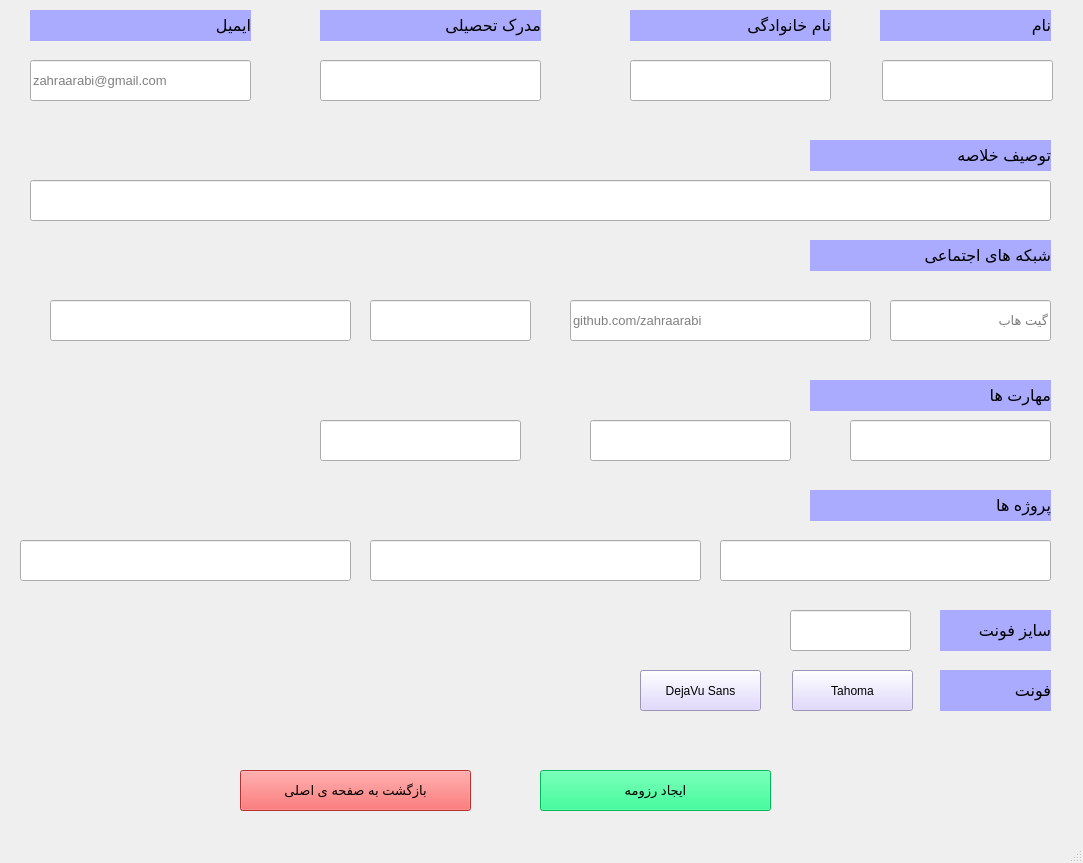
<?xml version="1.0" encoding="UTF-8"?>
<ui version="4.0">
 <class>MainWindow</class>
 <widget class="QMainWindow" name="MainWindow">
  <property name="geometry">
   <rect>
    <x>0</x>
    <y>0</y>
    <width>1083</width>
    <height>863</height>
   </rect>
  </property>
  <property name="font">
   <font>
    <family>Tahoma</family>
   </font>
  </property>
  <property name="windowTitle">
   <string>MainWindow</string>
  </property>
  <property name="styleSheet">
   <string notr="true">QHBoxLayout{
border-radius: 10px;
}</string>
  </property>
  <widget class="QWidget" name="centralwidget">
   <widget class="QLabel" name="label_4">
    <property name="geometry">
     <rect>
      <x>880</x>
      <y>10</y>
      <width>171</width>
      <height>31</height>
     </rect>
    </property>
    <property name="font">
     <font>
      <family>Tahoma</family>
      <pointsize>12</pointsize>
     </font>
    </property>
    <property name="styleSheet">
     <string notr="true">background-color: rgb(170, 170, 255);
border-color: rgb(0, 0, 0);</string>
    </property>
    <property name="text">
     <string>نام</string>
    </property>
   </widget>
   <widget class="QLabel" name="label_5">
    <property name="geometry">
     <rect>
      <x>630</x>
      <y>10</y>
      <width>201</width>
      <height>31</height>
     </rect>
    </property>
    <property name="font">
     <font>
      <family>Tahoma</family>
      <pointsize>12</pointsize>
     </font>
    </property>
    <property name="styleSheet">
     <string notr="true">background-color: rgb(170, 170, 255);
border-color: rgb(0, 0, 0);</string>
    </property>
    <property name="text">
     <string>نام خانوادگی</string>
    </property>
   </widget>
   <widget class="QLabel" name="label_6">
    <property name="geometry">
     <rect>
      <x>320</x>
      <y>10</y>
      <width>221</width>
      <height>31</height>
     </rect>
    </property>
    <property name="font">
     <font>
      <family>Tahoma</family>
      <pointsize>12</pointsize>
     </font>
    </property>
    <property name="styleSheet">
     <string notr="true">background-color: rgb(170, 170, 255);
border-color: rgb(0, 0, 0);</string>
    </property>
    <property name="text">
     <string>مدرک تحصیلی</string>
    </property>
   </widget>
   <widget class="QLabel" name="label_7">
    <property name="geometry">
     <rect>
      <x>30</x>
      <y>10</y>
      <width>221</width>
      <height>31</height>
     </rect>
    </property>
    <property name="font">
     <font>
      <family>Tahoma</family>
      <pointsize>12</pointsize>
     </font>
    </property>
    <property name="styleSheet">
     <string notr="true">background-color: rgb(170, 170, 255);
border-color: rgb(0, 0, 0);</string>
    </property>
    <property name="text">
     <string>ایمیل</string>
    </property>
   </widget>
   <widget class="QLabel" name="label_8">
    <property name="geometry">
     <rect>
      <x>810</x>
      <y>140</y>
      <width>241</width>
      <height>31</height>
     </rect>
    </property>
    <property name="font">
     <font>
      <family>Tahoma</family>
      <pointsize>12</pointsize>
     </font>
    </property>
    <property name="styleSheet">
     <string notr="true">background-color: rgb(170, 170, 255);
border-color: rgb(0, 0, 0);</string>
    </property>
    <property name="text">
     <string>توصیف خلاصه</string>
    </property>
   </widget>
   <widget class="QLabel" name="label_10">
    <property name="geometry">
     <rect>
      <x>810</x>
      <y>240</y>
      <width>241</width>
      <height>31</height>
     </rect>
    </property>
    <property name="font">
     <font>
      <family>Tahoma</family>
      <pointsize>12</pointsize>
     </font>
    </property>
    <property name="styleSheet">
     <string notr="true">background-color: rgb(170, 170, 255);
border-color: rgb(0, 0, 0);</string>
    </property>
    <property name="text">
     <string>شبکه های اجتماعی</string>
    </property>
   </widget>
   <widget class="QLabel" name="label_11">
    <property name="geometry">
     <rect>
      <x>810</x>
      <y>380</y>
      <width>241</width>
      <height>31</height>
     </rect>
    </property>
    <property name="font">
     <font>
      <family>Tahoma</family>
      <pointsize>12</pointsize>
     </font>
    </property>
    <property name="styleSheet">
     <string notr="true">background-color: rgb(170, 170, 255);
border-color: rgb(0, 0, 0);</string>
    </property>
    <property name="text">
     <string>مهارت ها</string>
    </property>
   </widget>
   <widget class="QLabel" name="label_12">
    <property name="geometry">
     <rect>
      <x>810</x>
      <y>490</y>
      <width>241</width>
      <height>31</height>
     </rect>
    </property>
    <property name="font">
     <font>
      <family>Tahoma</family>
      <pointsize>12</pointsize>
     </font>
    </property>
    <property name="styleSheet">
     <string notr="true">background-color: rgb(170, 170, 255);
border-color: rgb(0, 0, 0);</string>
    </property>
    <property name="text">
     <string>پروژه ها</string>
    </property>
   </widget>
   <widget class="QLineEdit" name="Name">
    <property name="geometry">
     <rect>
      <x>882</x>
      <y>60</y>
      <width>171</width>
      <height>41</height>
     </rect>
    </property>
    <property name="font">
     <font>
      <family>Tahoma</family>
      <pointsize>10</pointsize>
     </font>
    </property>
   </widget>
   <widget class="QLineEdit" name="Family">
    <property name="geometry">
     <rect>
      <x>630</x>
      <y>60</y>
      <width>201</width>
      <height>41</height>
     </rect>
    </property>
    <property name="font">
     <font>
      <family>Tahoma</family>
      <pointsize>10</pointsize>
     </font>
    </property>
   </widget>
   <widget class="QLineEdit" name="Degree">
    <property name="geometry">
     <rect>
      <x>320</x>
      <y>60</y>
      <width>221</width>
      <height>41</height>
     </rect>
    </property>
    <property name="font">
     <font>
      <family>Tahoma</family>
      <pointsize>10</pointsize>
     </font>
    </property>
   </widget>
   <widget class="QLineEdit" name="Email">
    <property name="geometry">
     <rect>
      <x>30</x>
      <y>60</y>
      <width>221</width>
      <height>41</height>
     </rect>
    </property>
    <property name="font">
     <font>
      <family>Tahoma</family>
      <pointsize>10</pointsize>
     </font>
    </property>
    <property name="placeholderText">
     <string>zahraarabi@gmail.com</string>
    </property>
   </widget>
   <widget class="QLineEdit" name="Media1">
    <property name="geometry">
     <rect>
      <x>890</x>
      <y>300</y>
      <width>161</width>
      <height>41</height>
     </rect>
    </property>
    <property name="font">
     <font>
      <family>Tahoma</family>
      <pointsize>10</pointsize>
     </font>
    </property>
    <property name="placeholderText">
     <string>گیت هاب</string>
    </property>
   </widget>
   <widget class="QLineEdit" name="Media1add">
    <property name="geometry">
     <rect>
      <x>570</x>
      <y>300</y>
      <width>301</width>
      <height>41</height>
     </rect>
    </property>
    <property name="font">
     <font>
      <family>Tahoma</family>
      <pointsize>10</pointsize>
     </font>
    </property>
    <property name="placeholderText">
     <string>github.com/zahraarabi</string>
    </property>
   </widget>
   <widget class="QPushButton" name="pushButton">
    <property name="geometry">
     <rect>
      <x>540</x>
      <y>770</y>
      <width>231</width>
      <height>41</height>
     </rect>
    </property>
    <property name="font">
     <font>
      <family>Tahoma</family>
      <pointsize>10</pointsize>
     </font>
    </property>
    <property name="styleSheet">
     <string notr="true">background-color: rgb(0, 255, 127);</string>
    </property>
    <property name="text">
     <string>ایجاد رزومه</string>
    </property>
   </widget>
   <widget class="QLineEdit" name="Description">
    <property name="geometry">
     <rect>
      <x>30</x>
      <y>180</y>
      <width>1021</width>
      <height>41</height>
     </rect>
    </property>
    <property name="font">
     <font>
      <family>Tahoma</family>
      <pointsize>10</pointsize>
     </font>
    </property>
   </widget>
   <widget class="QLineEdit" name="Skill1">
    <property name="geometry">
     <rect>
      <x>850</x>
      <y>420</y>
      <width>201</width>
      <height>41</height>
     </rect>
    </property>
    <property name="font">
     <font>
      <family>Tahoma</family>
      <pointsize>10</pointsize>
     </font>
    </property>
   </widget>
   <widget class="QLineEdit" name="Project2">
    <property name="geometry">
     <rect>
      <x>370</x>
      <y>540</y>
      <width>331</width>
      <height>41</height>
     </rect>
    </property>
    <property name="font">
     <font>
      <family>Tahoma</family>
      <pointsize>10</pointsize>
     </font>
    </property>
   </widget>
   <widget class="QLineEdit" name="Project1">
    <property name="geometry">
     <rect>
      <x>720</x>
      <y>540</y>
      <width>331</width>
      <height>41</height>
     </rect>
    </property>
    <property name="font">
     <font>
      <family>Tahoma</family>
      <pointsize>10</pointsize>
     </font>
    </property>
   </widget>
   <widget class="QLineEdit" name="Skill2">
    <property name="geometry">
     <rect>
      <x>590</x>
      <y>420</y>
      <width>201</width>
      <height>41</height>
     </rect>
    </property>
    <property name="font">
     <font>
      <family>Tahoma</family>
      <pointsize>10</pointsize>
     </font>
    </property>
   </widget>
   <widget class="QLineEdit" name="Skill3">
    <property name="geometry">
     <rect>
      <x>320</x>
      <y>420</y>
      <width>201</width>
      <height>41</height>
     </rect>
    </property>
    <property name="font">
     <font>
      <family>Tahoma</family>
      <pointsize>10</pointsize>
     </font>
    </property>
   </widget>
   <widget class="QLineEdit" name="Project3">
    <property name="geometry">
     <rect>
      <x>20</x>
      <y>540</y>
      <width>331</width>
      <height>41</height>
     </rect>
    </property>
    <property name="font">
     <font>
      <family>Tahoma</family>
      <pointsize>10</pointsize>
     </font>
    </property>
   </widget>
   <widget class="QPushButton" name="backButton">
    <property name="geometry">
     <rect>
      <x>240</x>
      <y>770</y>
      <width>231</width>
      <height>41</height>
     </rect>
    </property>
    <property name="font">
     <font>
      <family>Tahoma</family>
      <pointsize>10</pointsize>
     </font>
    </property>
    <property name="styleSheet">
     <string notr="true">background-color: rgb(255, 67, 67);</string>
    </property>
    <property name="text">
     <string>بازگشت به صفحه ی اصلی</string>
    </property>
   </widget>
   <widget class="QLineEdit" name="Media2">
    <property name="geometry">
     <rect>
      <x>370</x>
      <y>300</y>
      <width>161</width>
      <height>41</height>
     </rect>
    </property>
    <property name="font">
     <font>
      <family>Tahoma</family>
      <pointsize>10</pointsize>
     </font>
    </property>
    <property name="placeholderText">
     <string/>
    </property>
   </widget>
   <widget class="QLineEdit" name="Media2add">
    <property name="geometry">
     <rect>
      <x>50</x>
      <y>300</y>
      <width>301</width>
      <height>41</height>
     </rect>
    </property>
    <property name="font">
     <font>
      <family>Tahoma</family>
      <pointsize>10</pointsize>
     </font>
    </property>
    <property name="placeholderText">
     <string/>
    </property>
   </widget>
   <widget class="QLabel" name="label_13">
    <property name="geometry">
     <rect>
      <x>940</x>
      <y>610</y>
      <width>111</width>
      <height>41</height>
     </rect>
    </property>
    <property name="font">
     <font>
      <family>Tahoma</family>
      <pointsize>12</pointsize>
     </font>
    </property>
    <property name="styleSheet">
     <string notr="true">background-color: rgb(170, 170, 255);
border-color: rgb(0, 0, 0);</string>
    </property>
    <property name="text">
     <string>سایز فونت</string>
    </property>
   </widget>
   <widget class="QLineEdit" name="Fontsize">
    <property name="geometry">
     <rect>
      <x>790</x>
      <y>610</y>
      <width>121</width>
      <height>41</height>
     </rect>
    </property>
    <property name="font">
     <font>
      <family>Tahoma</family>
      <pointsize>10</pointsize>
     </font>
    </property>
   </widget>
   <widget class="QLabel" name="label_14">
    <property name="geometry">
     <rect>
      <x>940</x>
      <y>670</y>
      <width>111</width>
      <height>41</height>
     </rect>
    </property>
    <property name="font">
     <font>
      <family>Tahoma</family>
      <pointsize>12</pointsize>
     </font>
    </property>
    <property name="styleSheet">
     <string notr="true">background-color: rgb(170, 170, 255);
border-color: rgb(0, 0, 0);</string>
    </property>
    <property name="text">
     <string>فونت</string>
    </property>
   </widget>
   <widget class="QPushButton" name="Font1">
    <property name="geometry">
     <rect>
      <x>792</x>
      <y>670</y>
      <width>121</width>
      <height>41</height>
     </rect>
    </property>
    <property name="styleSheet">
     <string notr="true">background-color: rgb(216, 206, 255);</string>
    </property>
    <property name="text">
     <string>Tahoma</string>
    </property>
   </widget>
   <widget class="QPushButton" name="Font2">
    <property name="geometry">
     <rect>
      <x>640</x>
      <y>670</y>
      <width>121</width>
      <height>41</height>
     </rect>
    </property>
    <property name="styleSheet">
     <string notr="true">background-color: rgb(216, 206, 255);</string>
    </property>
    <property name="text">
     <string>DejaVu Sans</string>
    </property>
   </widget>
  </widget>
  <widget class="QMenuBar" name="menubar">
   <property name="geometry">
    <rect>
     <x>0</x>
     <y>0</y>
     <width>1083</width>
     <height>26</height>
    </rect>
   </property>
  </widget>
  <widget class="QStatusBar" name="statusbar"/>
 </widget>
 <resources/>
 <connections/>
</ui>
